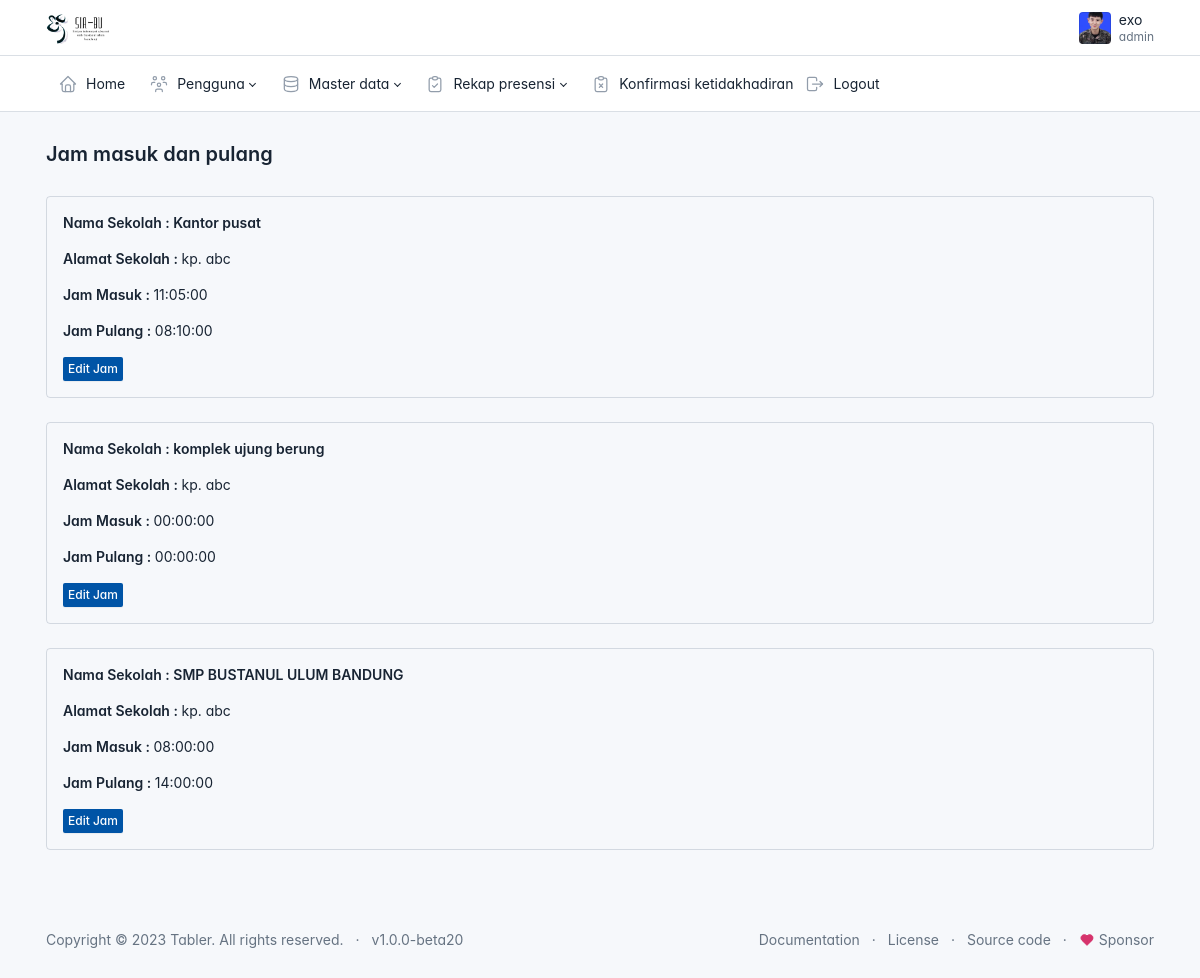
/admin/data_Jam/jam.php (signed in), run on the app's committed database.
### tables this page shows
CREATE TABLE `lokasi_presensi` (
  `id` int(11) NOT NULL,
  `nama_lokasi` varchar(225) NOT NULL,
  `alamat_lokasi` varchar(225) NOT NULL,
  `latitude` varchar(50) NOT NULL,
  `longitude` varchar(50) NOT NULL,
  `radius` int(11) NOT NULL,
  `zona_waktu` varchar(4) NOT NULL,
  `jam_masuk` time NOT NULL,
  `jam_pulang` time NOT NULL
);

### config.php (called while the page is built, shortened)
<?php
function base_url($url = null)
{
    $base_url = 'http://localhost/skripsi';
    if($url != null){
        return $base_url . '/'.$url;
    }else{
        return $base_url;
    }
}

### admin/data_Jam/jam.php (the view, shortened to what this page needs)
<?php
include('../layout/header.php');
require_once('../../config.php');
$result = mysqli_query($connection, "SELECT * FROM lokasi_presensi ORDER BY id DESC");
?>
<div class="page-body">
    <div class="container-xl">
        <?php if(mysqli_num_rows($result) === 0) { ?>
            <p class="text-center">Data kosong, silahkan tambahkan data baru</p>
        <?php } else { ?>
            <?php while($lokasi = mysqli_fetch_array($result)) : ?>
                <div class="mb-4 p-3 border rounded">
                    <h4><strong>Nama Sekolah : </strong><?= $lokasi['nama_lokasi'] ?></h4>
                    <p><strong>Alamat Sekolah : </strong> <?= $lokasi['alamat_lokasi'] ?></p>
                    <p><strong>Jam Masuk : </strong> <?= $lokasi['jam_masuk'] ?></p>
                    <p><strong>Jam Pulang : </strong> <?= $lokasi['jam_pulang'] ?></p>
                    <div class="mt-2">
                        <a href="<?= base_url('admin/data_jam/edit.php?id='.$lokasi['id']) ?>"
                        class="btn btn-sm btn-primary">Edit Jam</a>
                    </div>
                </div>
            <?php endwhile; ?>
        <?php } ?>
    </div>
</div>
<?php include('../layout/footer.php'); ?>

### admin/layout/header.php (style rules this page uses)
:root { --tblr-font-sans-serif: 'Inter Var', -apple-system, BlinkMacSystemFont, San Francisco, Segoe UI, Roboto, Helvetica Neue, sans-serif; }
body { font-feature-settings: "cv03", "cv04", "cv11"; }

### data on the page
lokasi_presensi: nama_lokasi "Kantor pusat", alamat_lokasi "kp. abc", jam_masuk "11:05:00", jam_pulang "08:10:00"
lokasi_presensi: nama_lokasi "komplek ujung berung", alamat_lokasi "kp. abc", jam_masuk "00:00:00", jam_pulang "00:00:00"
lokasi_presensi: nama_lokasi "SMP BUSTANUL ULUM BANDUNG", alamat_lokasi "kp. abc", jam_masuk "08:00:00", jam_pulang "14:00:00"

### other printed values
$_SESSION['username'] "exo"
$_SESSION['role'] "admin"
$judul "Jam masuk dan pulang"
